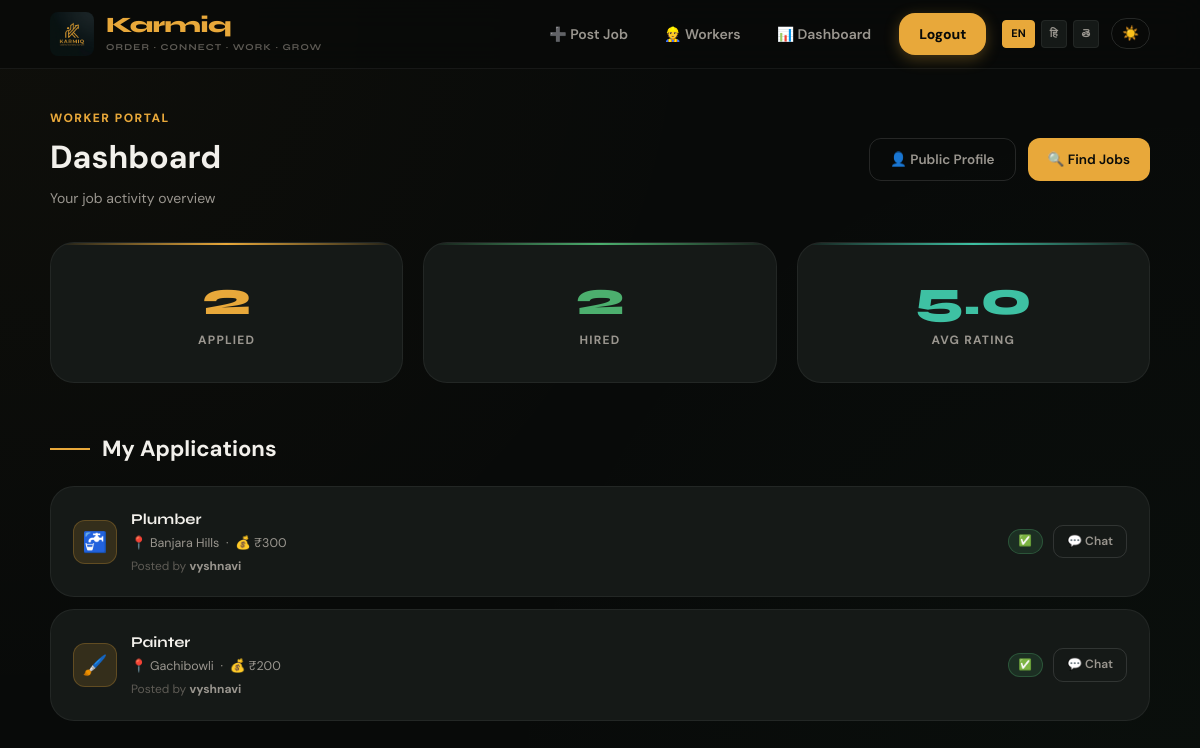
The page /dashboard/ (signed in) on the database its author committed.
### jobs/models.py (models this page shows, shortened)
class Application(models.Model):
    job = models.ForeignKey(Job, on_delete=models.CASCADE)
    worker = models.ForeignKey(User, on_delete=models.CASCADE)
    status = models.CharField(max_length=20, default="applied")
    rating = models.IntegerField(null=True, blank=True)
    review = models.TextField(blank=True, null=True)
    contractor_rating = models.IntegerField(null=True, blank=True)
    contractor_review = models.TextField(blank=True, null=True)

class Job(models.Model):
    title = models.CharField(max_length=200)
    salary = models.IntegerField()
    location = models.CharField(max_length=200)
    contractor = models.ForeignKey(User, on_delete=models.CASCADE)
    is_urgent = models.BooleanField(default=False)
    is_completed = models.BooleanField(default=False)
    timing = models.CharField(max_length=100, blank=True, null=True)
    job_date = models.DateField(null=True, blank=True)
    created_at = models.DateTimeField(default=timezone.now)
    image = models.ImageField(upload_to='job_images/', null=True, blank=True)
    max_workers = models.IntegerField(default=1)
    latitude = models.FloatField(null=True, blank=True)
    longitude = models.FloatField(null=True, blank=True)

### users/models.py (models this page shows, shortened)
class User(models.Model):
    ROLE_CHOICES = [
        ('worker', 'Worker'),
        ('contractor', 'Contractor'),
    ]
    LANG_CHOICES = [
        ('en', 'English'),
        ('hi', 'Hindi'),
        ('te', 'Telugu'),
        ('ta', 'Tamil'),
    ]
    name = models.CharField(max_length=100)
    password = models.CharField(max_length=100)
    role = models.CharField(max_length=20, choices=ROLE_CHOICES)
    language = models.CharField(max_length=10, choices=LANG_CHOICES)
    location = models.CharField(max_length=200)
    profile_image = models.ImageField(upload_to='profiles/', null=True, blank=True)
    bio = models.TextField(blank=True, null=True)
    wage = models.IntegerField(null=True, blank=True)
    skills = models.CharField(max_length=200, blank=True)

### jobs/views.py (the view, shortened to what this page needs)
# urls.py: path('dashboard/', views.dashboard, name='dashboard'),
@custom_login_required
def dashboard(request):
    user_id = request.session.get('user_id')
    from users.models import User
    from django.db.models import Avg
    user = User.objects.get(id=user_id)
    if user.role == 'worker':
        applications = Application.objects.filter(worker=user).select_related('job')
        total_applied = applications.count()
        total_hired_count = applications.filter(status='hired').count()
        total_pending = applications.filter(status='applied').count()
        avg_rating = applications.filter(rating__isnull=False).aggregate(Avg('rating'))['rating__avg']
        return render(request, 'dashboard_worker.html', {
            'user': user,
            'applications': applications,
            'total_applied': total_applied,
            'total_hired': total_hired_count,
            'total_pending': total_pending,
            'avg_rating': avg_rating,
        })

### vrtp/context_processors.py (called while the page is built, shortened)
def language_context(request):
    lang = 'en'  # default
    user_id = request.session.get('user_id')
    if user_id:
        try:
            user = User.objects.get(id=user_id)
            if user.language in ('en', 'hi', 'te'):
                lang = user.language
        except User.DoesNotExist:
            pass
    qs_lang = request.GET.get('lang')
    if qs_lang in ('en', 'hi', 'te'):
        lang = qs_lang
    translations = get_translations(lang)
    nav_hired_count = 0
    return {
        'T': translations,
        'current_lang': lang,
        'nav_hired_count': nav_hired_count,
    }

### vrtp/translations.py (called while the page is built)
def get_translations(language_code):
    return TRANSLATIONS.get(language_code, TRANSLATIONS['en'])

### templates/dashboard_worker.html
{% extends 'base.html' %}
{% block content %}
<div class="main main-wide">
  <div class="ph" style="display:flex; justify-content:space-between; align-items:center; flex-wrap:wrap; gap:16px; margin-bottom:32px;">
    <div>
      <div style="font-size:12px; font-weight:800; color:var(--amber); text-transform:uppercase; letter-spacing:1.5px; margin-bottom:4px;">Worker Portal</div>
      <h1 style="margin:0;">{{ T.dashboard_title }}</h1>
      <p style="color:var(--t2); font-size:14px; margin-top:4px;">{{ T.worker_dashboard_sub }}</p>
    </div>
    <div style="display:flex; gap:12px;">
      <a href="/profile/{{ user.id }}/" class="btn btn-ghost" style="border-radius:12px; padding:10px 20px;">
        👤 Public Profile
      </a>
      <a href="/jobs/" class="btn btn-primary" style="border-radius:12px; padding:10px 20px;">
        🔍 Find Jobs
      </a>
    </div>
  </div>
  <div style="display: grid; grid-template-columns: repeat(3, 1fr); gap: 20px; margin-bottom: 48px;">
    <div class="stat amber" style="padding:32px 24px; text-align:center;">
      <div class="stat-num" style="font-size:48px; line-height:1; margin-bottom:8px;">{{ total_applied }}</div>
      <div class="stat-lbl" style="font-size:12px; font-weight:700; text-transform:uppercase;">Applied</div>
    </div>
    <div class="stat green" style="padding:32px 24px; text-align:center;">
      <div class="stat-num" style="font-size:48px; line-height:1; margin-bottom:8px;">{{ total_hired }}</div>
      <div class="stat-lbl" style="font-size:12px; font-weight:700; text-transform:uppercase;">Hired</div>
    </div>
    <div class="stat teal" style="padding:32px 24px; text-align:center;">
      <div class="stat-num" style="font-size:48px; line-height:1; margin-bottom:8px;">{% if avg_rating %}{{ avg_rating|floatformat:1 }}{% else %}0{% endif %}</div>
      <div class="stat-lbl" style="font-size:12px; font-weight:700; text-transform:uppercase;">Avg Rating</div>
    </div>
  </div>
  <div class="ph" style="margin-bottom:20px; display:flex; align-items:center; gap:12px;">
    <div style="width:40px; height:2px; background:var(--amber);"></div>
    <h1 style="font-size:22px; margin:0;">{{ T.my_applications }}</h1>
  </div>
  <div style="display:flex; flex-direction:column; gap:12px">
    {% for app in applications %}
      <div class="applicant-card" style="flex-direction:row;align-items:center;gap:16px;flex-wrap:wrap">
        <div style="display:flex;align-items:center;gap:14px;flex:1;min-width:200px">
          <div style="width:44px;height:44px;border-radius:12px;background:var(--amber-glo);border:1px solid rgba(232,168,58,.25);display:flex;align-items:center;justify-content:center;font-size:20px;flex-shrink:0">
            {% if app.job.title == "Mason" %}🧱
            {% elif app.job.title == "Carpenter" %}🪚
            {% elif app.job.title == "Plumber" %}🚰
            {% elif app.job.title == "Electrician" %}⚡
            {% elif app.job.title == "Painter" %}🖌️
            {% else %}👷{% endif %}
          </div>
          <div>
            <div style="font-family:var(--fd);font-size:15px;font-weight:700;color:var(--t1)">{{ app.job.title }}</div>
            <div style="font-size:12.5px;color:var(--t2);margin-top:2px">
              📍 {{ app.job.location }} &nbsp;·&nbsp; 💰 ₹{{ app.job.salary }}
            </div>
            <div style="font-size:12px; color:var(--t3); margin-top:4px;">
              Posted by <strong style="color:var(--t2);">{{ app.job.contractor.name }}</strong>
            </div>
          </div>
        </div>
        <div style="display:flex;align-items:center;gap:10px;flex-shrink:0">
          {% if app.status == "hired" %}
            <span class="badge badge-hired">✅ {{ T.status_hired }}</span>
          {% elif app.status == "applied" %}
            <span class="badge" style="background:rgba(232,168,58,.12);color:var(--amber);border:1px solid rgba(232,168,58,.25)">⏳ {{ T.status_applied }}</span>
          {% endif %}
          <a href="/chat/{{ app.job.contractor.id }}/" class="btn btn-ghost btn-sm">💬 {{ T.chat_btn }}</a>
        </div>
      </div>
    {% empty %}
      <div class="empty">
        <div class="empty-icon">📋</div>
        <p>{{ T.no_applications }}</p>
        <a href="/jobs/" class="btn btn-primary" style="margin-top:8px">🔍 {{ T.view_jobs }}</a>
      </div>
    {% endfor %}
  </div>
</div>
{% endblock %}

### templates/static/css/style.css (style rules this page uses)
:root { --bg: #080a09; --bg2: #0e1110; --surface: #151917; --surface2: #1e2421; --border: rgba(255, 255, 255, 0.06); --border2: rgba(255, 255, 255, 0.12); --amber: #e8a83a; --amber-d: #c48c2a; --amber-glo: rgba(232, 168, 58, 0.15); --green: #4caf6e; --teal: #3ec1a3; --red: #e05252; --t1: #f2f0eb; --t2: #9a968f; --t3: #5e5b55; --r-sm: 10px; --r-md: 16px; --r-lg: 24px; --r-xl: 32px; --shadow: 0 4px 20px rgba(0, 0, 0, 0.6), 0 12px 40px rgba(0, 0, 0, 0.4); --glass: backdrop-filter: blur(12px) saturate(180%); --fd: 'Syne', sans-serif; --fb: 'DM Sans', sans-serif; --transition: all 0.3s cubic-bezier(0.4, 0, 0.2, 1); }
*, *::before, *::after { box-sizing: border-box; margin: 0; padding: 0 }
html { scroll-behavior: smooth }
body { font-family: var(--fb); background: var(--bg); background-image: radial-gradient(circle at 0% 0%, rgba(232, 168, 58, 0.03) 0%, transparent 50%), radial-gradient(circle at 100% 100%, rgba(76, 175, 110, 0.03) 0%, transparent 50%); color: var(--t1); min-height: 100vh; line-height: 1.6; -webkit-font-smoothing: antialiased; overflow-x: hidden; }
.main { animation: pageFadeIn 0.5s cubic-bezier(0.4, 0, 0.2, 1) forwards; }
.main { animation: fadeIn 0.6s ease-out forwards; }
.main { flex: 1; max-width: 920px; width: 100%; margin: 0 auto; padding: 40px 20px 80px }
.main-wide { max-width: 1140px }
.btn { display: inline-flex; align-items: center; justify-content: center; gap: 8px; padding: 12px 24px; border-radius: var(--r-md); font-weight: 700; text-decoration: none; font-size: 14px; transition: var(--transition); cursor: pointer; border: 1px solid transparent; }
.btn-primary { background: var(--amber); color: var(--bg); }
.btn-ghost { background: var(--surface2); color: var(--t1); border-color: var(--border2); }
.badge { font-size: 11px; font-weight: 800; padding: 4px 10px; border-radius: 100px; text-transform: uppercase; letter-spacing: 0.5px; white-space: nowrap; }
.badge-hired { background: rgba(76, 175, 110, 0.15); color: var(--green); border: 1px solid rgba(76, 175, 110, 0.3); }
.stat { background: var(--bg2); border: 1px solid var(--border); border-radius: var(--r-md); padding: 20px; text-align: left; }
.stat-num { font-size: 20px; font-weight: 700; color: var(--t1); line-height: 1; margin-bottom: 4px; }
.stat-lbl { font-size: 12px; font-weight: 500; color: var(--t2); }
.stat { background: var(--surface); border: 1px solid var(--border); border-radius: var(--r-lg); padding: 28px 24px; text-align: center; position: relative; overflow: hidden; transition: all .25s }
.stat::before { content: ''; position: absolute; top: 0; left: 0; right: 0; height: 2px }
.stat.amber::before { background: linear-gradient(90deg, transparent, var(--amber), transparent) }
.stat.green::before { background: linear-gradient(90deg, transparent, var(--green), transparent) }
.stat.teal::before { background: linear-gradient(90deg, transparent, var(--teal), transparent) }
.stat-num { font-family: var(--fd); font-size: 52px; font-weight: 800; line-height: 1; margin-bottom: 8px }
.stat.amber .stat-num { color: var(--amber) }
.stat.green .stat-num { color: var(--green) }
.stat.teal .stat-num { color: var(--teal) }
.stat-lbl { color: var(--t2); font-size: 11px; font-weight: 600; text-transform: uppercase; letter-spacing: 1.2px }
.badge { font-size: 10.5px; font-weight: 700; padding: 3px 10px; border-radius: 100px; text-transform: uppercase; letter-spacing: .5px }
.badge-hired { background: rgba(76, 175, 110, .15); color: var(--green); border: 1px solid rgba(76, 175, 110, .3) }
.btn { display: inline-flex; align-items: center; gap: 6px; justify-content: center; font-family: var(--fb); font-size: 13.5px; font-weight: 600; padding: 9px 18px; border-radius: var(--r-sm); border: none; cursor: pointer; text-decoration: none; transition: all .18s; white-space: nowrap }
.btn-primary { background: var(--amber); color: var(--bg) }
.btn-ghost { background: transparent; color: var(--t2); border: 1px solid var(--border2) }
.btn-sm { font-size: 12px; padding: 6px 13px }
.applicant-card { background: var(--surface); border: 1px solid var(--border); border-radius: var(--r-lg); padding: 20px 22px; display: flex; flex-direction: column; gap: 12px; transition: border-color .2s }

### rows shown on the page
Application: job "Plumber", job.location "Banjara Hills", job.salary "300", job.contractor.name "vyshnavi", chat_btn "Chat"
Application: job "Painter", job.location "Gachibowli", job.salary "200", job.contractor.name "vyshnavi", chat_btn "Chat"

### other values the page prints
{{ T.nav_post_job }} "Post Job"
{{ T.nav_dashboard }} "Dashboard"
{{ T.nav_logout }} "Logout"
{{ T.dashboard_title }} "Dashboard"
{{ T.worker_dashboard_sub }} "Your job activity overview"
{{ total_applied }} "2"
{{ total_hired }} "2"
{{ avg_rating|floatformat:1 }} "5.0"
{{ T.my_applications }} "My Applications"
